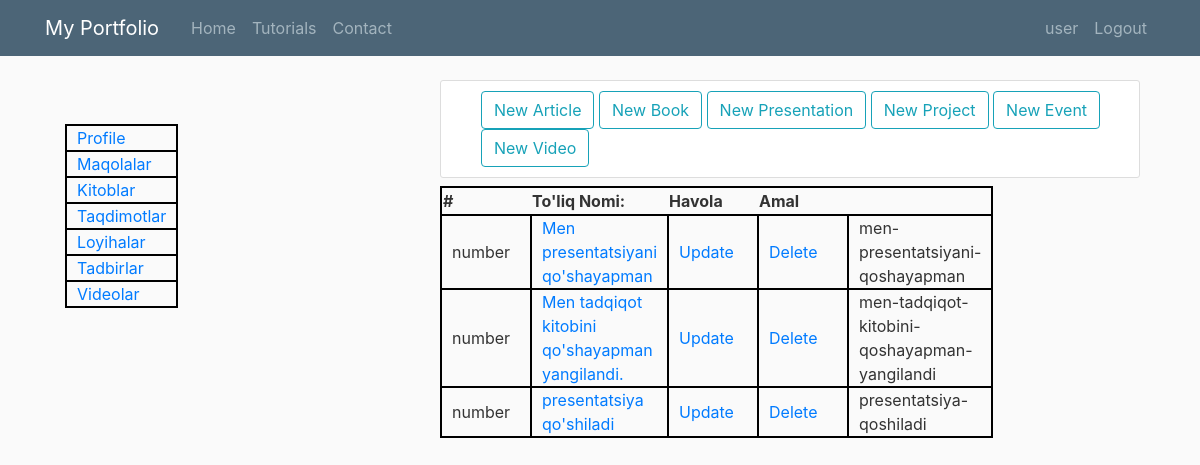
Page /presentations/ (signed in) on the committed database.
### presentations/models.py (models this page shows, shortened)
class Presentations(models.Model):
    name = models.CharField(max_length=700)
    file = models.FileField(blank=True, upload_to="presentations")
    slug = models.SlugField(null=False, unique=True, max_length=700)
    link = models.URLField(blank=True, null=True)
    author = models.ForeignKey(User, on_delete=models.CASCADE)
    pub_date = models.DateTimeField(auto_now_add=True)
    up_date = models.DateTimeField(auto_now=True)
    class Meta:
        verbose_name = 'Presentation'
        verbose_name_plural = 'Presentations'

### presentations/views.py (the view)
# urls.py: path('', PresentationsList.as_view(), name="presentations"),
class PresentationsList(ListView):
    model = Presentations
    template_name = 'articles.html'
    ordering = ['-up_date']
    context_object_name = 'objects'

### templatetags/class_name.py (called while the page is built)
@register.filter()
def class_name(value):
    return value.__class__.__name__

### templates/articles.html (shortened to what this page needs)
{% extends 'base.html' %}
{% load class_name %}
{% block content %}
<div class="content-section">
    <ul name="My works" id="myworks">
        <ls value="article"><a style="text-align: right;" href="{% url 'articles_create' %}" class="btn btn-outline-info">New Article</a></ls>
        <ls value="book"><a style="text-align: right;" href="{% url 'books_create' %}" class="btn btn-outline-info">New Book</a></ls>
        <ls value="presentation"><a style="text-align: right;" href="{% url 'presentations_create' %}" class="btn btn-outline-info">New Presentation</a></ls>
        <ls value="project"><a style="text-align: right;" href="{% url 'projects_create' %}" class="btn btn-outline-info">New Project</a></ls>
        <ls value="event"><a style="text-align: right;" href="{% url 'events_create' %}" class="btn btn-outline-info">New Event</a></ls>
        <ls value="video"><a style="text-align: right;" href="{% url 'videos_create' %}" class="btn btn-outline-info">New Video</a></ls>
    </ul>
</div>
<table>
    <tr>
        <th>#</th>
        <th>To'liq Nomi:</th>
        <th>Havola</th>
        <th>Amal</th>
    </tr>
    {% for article in objects %}
        {% with article|class_name as klass %}
        <tr>
            <td>number</td>
            {% if article.file %}
            <td><a href='{{ article.file.url }}' download>{{ article.name}}</a></td>
            {% elif article.link %}
            <td><a href="{{ article.link }}">Havola</a></td>
            {% endif %}
            {% if user.is_authenticated %}
            {% if klass == 'Articles' %}
                <td><a href="{% url 'articles_update' article.slug %}">Update</a></td>
                <td><a href="{% url 'articles_delete' article.slug %}">Delete</a></td>
            {% elif klass == 'Book' %}
                <td><a href="{% url 'books_update' article.slug %}">Update</a></td>
                <td><a href="{% url 'books_delete' article.slug %}">Delete</a></td>
            {% elif klass == 'Presentations' %}
                <td><a href="{% url 'presentations_update' article.slug %}">Update</a></td>
                <td><a href="{% url 'presentations_delete' article.slug %}">Delete</a></td>
            {% elif klass == 'Projects' %}
                <td><a href="{% url 'projects_update' article.slug %}">Update</a></td>
                <td><a href="{% url 'projects_delete' article.slug %}">Delete</a></td>
            {% elif klass == 'Videos' %}
                <td><a href="{% url 'videos_update' article.slug %}">Update</a></td>
                <td><a href="{% url 'videos_delete' article.slug %}">Delete</a></td>
            {% elif klass == 'Events' %}
                <td><a href="{% url 'events_update' article.slug %}">Update</a></td>
                <td><a href="{% url 'events_delete' article.slug %}">Delete</a></td>
            {% endif %}
            {% endif %}
            <td>{{ article.slug }}</td>
        </tr>
        {% endwith %}
    {% endfor %}
</table>
{% endblock %}

### templates/base.html (shortened to what this page needs)
{% load crispy_forms_tags %}
<!DOCTYPE html>
<html lang="en">
<head>
    <link rel="stylesheet" href="https://stackpath.bootstrapcdn.com/bootstrap/4.3.1/css/bootstrap.min.css">
</head>
<body>
    <header class="site-header">
        <nav class="navbar navbar-expand-md navbar-dark bg-steel fixed-top">
          <div class="container">
            <a class="navbar-brand mr-4" href="/">My Portfolio</a>
            <div class="collapse navbar-collapse" id="navbarToggle">
              <div class="navbar-nav mr-auto">
                <a class="nav-item nav-link" href="{% url 'blog-home' %}">Home</a>
                <a class="nav-item nav-link" href="#">Tutorials</a>
                <a class="nav-item nav-link" href="#">Contact</a>
              </div>
              <div class="navbar-nav">
                {% if user.is_authenticated %}
                <a class="nav-item nav-link" href="{% url 'profile' %}">{{user.username}}</a>
                <a class="nav-item nav-link" href="{% url 'logout' %}">Logout</a>
                {% else %}
                <a class="nav-item nav-link" href="{% url 'login' %}">Login</a>
                {% endif %}
              </div>
            </div>
          </div>
        </nav>
      </header>
    <div class="container">
      <div class="row">
        <div class="col-md-4">
          <table style="margin: 20px; width:30px; height:15px;">
            <tr><td><a href="{% url 'profile'%}">Profile</a></td></tr>
            <tr><td><a href="{% url 'articles' %}">Maqolalar</a></td></tr>
            <tr><td><a href="{% url 'books' %}">Kitoblar</a></td></tr>
            <tr><td><a href="{% url 'presentations' %}">Taqdimotlar</a></td></tr>
            <tr><td><a href="{% url 'projects' %}">Loyihalar</a></td></tr>
            <tr><td><a href="{% url 'events' %}">Tadbirlar</a></td></tr>
            <tr><td><a href="{% url 'books' %}">Videolar</a></td></tr>
          </table>
        </div>
          <div class="col-md-8">
            <div class="container">
              {% block content %}{% endblock content %}
            </div>
       </div>
</body>
</html>

### templates/base.html (style rules this page uses)
body { background: #fafafa; color: #333333; margin-top: 5rem; }
ul { margin: 0; }
.bg-steel { background-color: #4c6577; }
.site-header .navbar-nav .nav-link { color: #a3b4be; }
tr, td { border: 2px black solid; padding: 0 10px; width:90px; height:25px; }
.content-section { background: #ffffff; padding: 10px 0px; border: 1px solid #dddddd; border-radius: 3px; }

### rows in the picture
Presentations: name "Men presentatsiyani qo'shayapman", slug "men-presentatsiyani-qoshayapman"
Presentations: name "Men tadqiqot kitobini qo'shayapman yangilandi.", slug "men-tadqiqot-kitobini-qoshayapman-yangilandi"
Presentations: name "presentatsiya qo'shiladi", slug "presentatsiya-qoshiladi"

### other values in the picture
{{ user.username }} "user"
